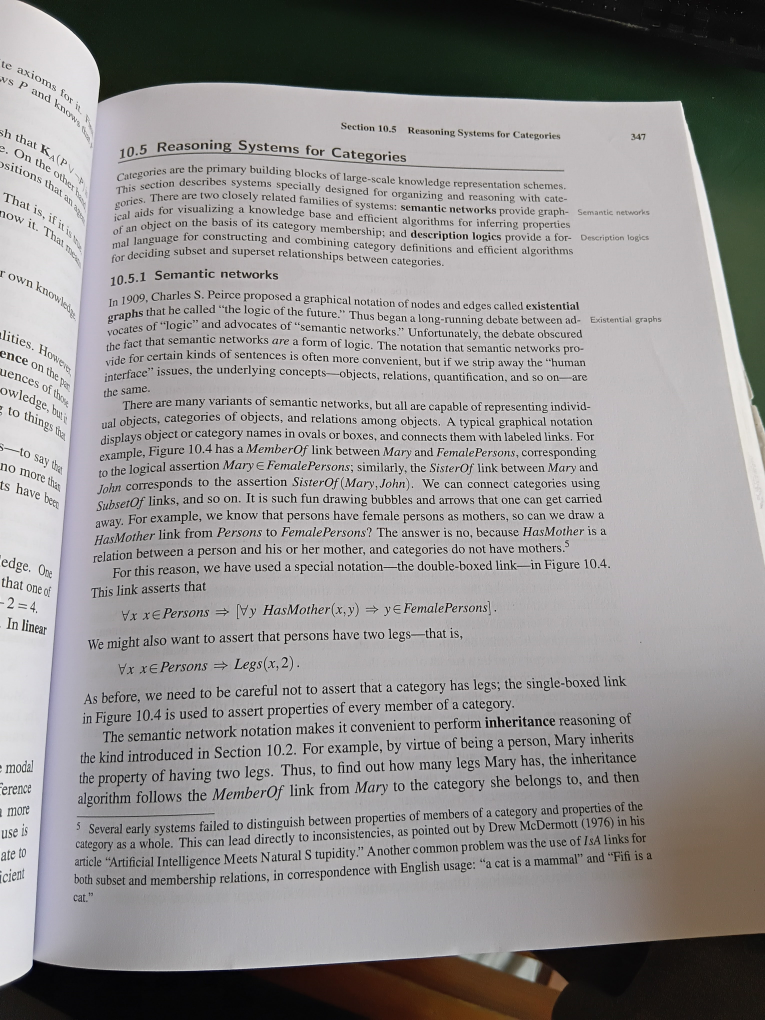
#> input picture resources/AI.jpg, 3060 x 4080 px (shown at 1/4 size)
$ python main.py
#> lines starting #> are read from the running program, lines starting #| are printed output that depends on the picture
import cv2
import numpy as np
import matplotlib.pyplot as plt

image = cv2.imread("resources/AI.jpg", cv2.IMREAD_COLOR_BGR)
#> image is the input picture: shape (4080, 3060, 3); mean B, G, R 144.4, 145.1, 147.4

target_width = 600
h, w = image.shape[:2]
#> h = 4080; w = 3060
target_height = int((target_width / w) * h)
#> target_height = 800

image = cv2.resize(image, (target_width, target_height), interpolation=cv2.INTER_AREA)
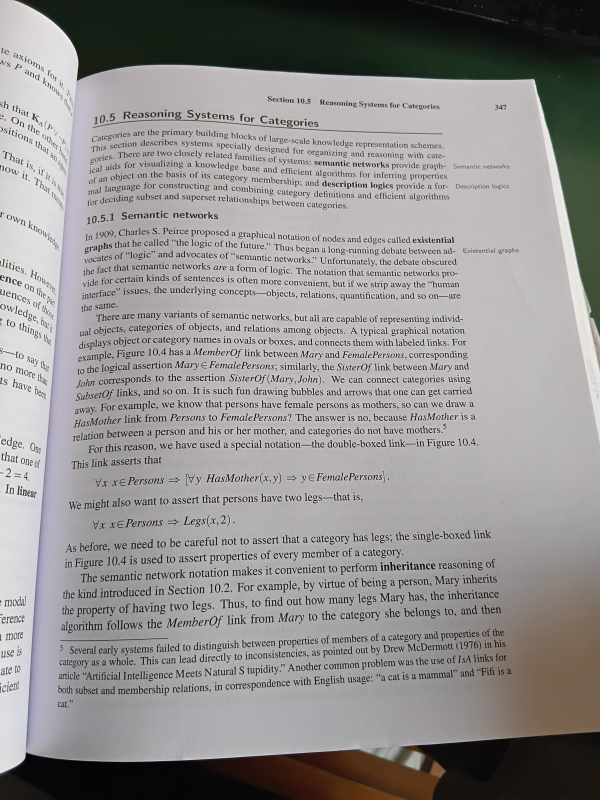
#> image: shape (800, 600, 3); mean B, G, R 144.4, 145.1, 147.4
image1 = cv2.GaussianBlur(image, (3, 3), 1)

cv2.imshow("resize for now", image1)
cv2.waitKey(0)
cv2.destroyAllWindows()

$ run again, with resources/Book.jpg copied over resources/AI.jpg
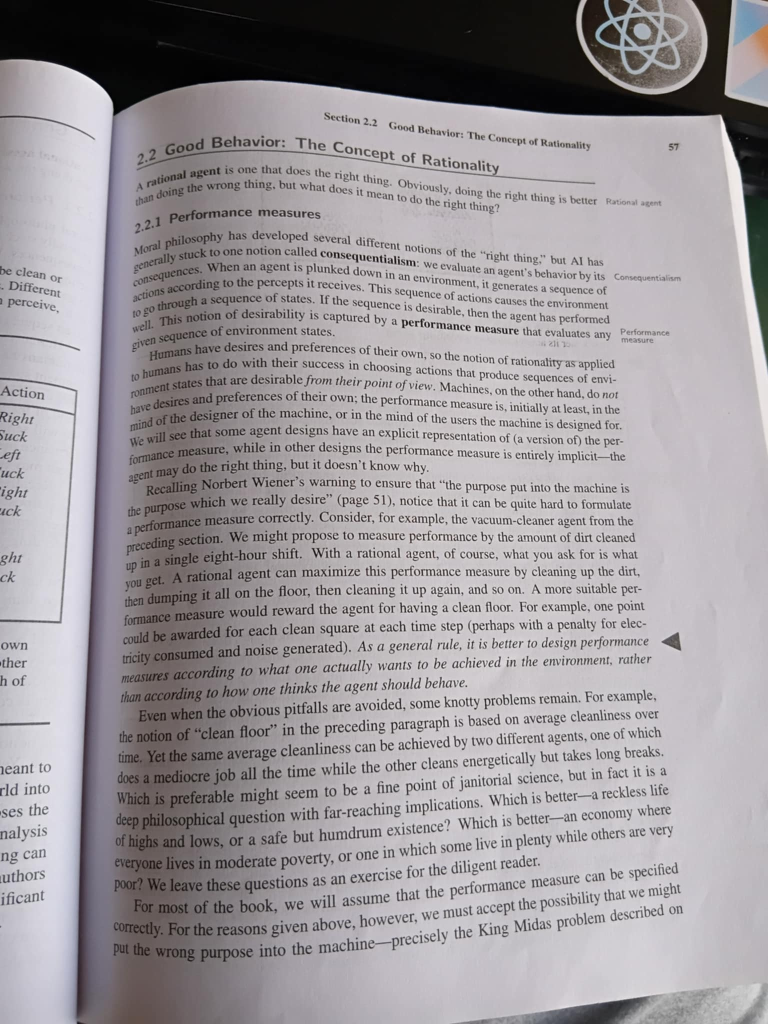
#> input picture resources/Book.jpg, 1536 x 2048 px (shown at 1/2 size)
#> image is the input picture: shape (2048, 1536, 3); mean B, G, R 155.2, 151.6, 156.1
#> `image = cv2.resize(image, (target_width, target_height), interpolation..`:
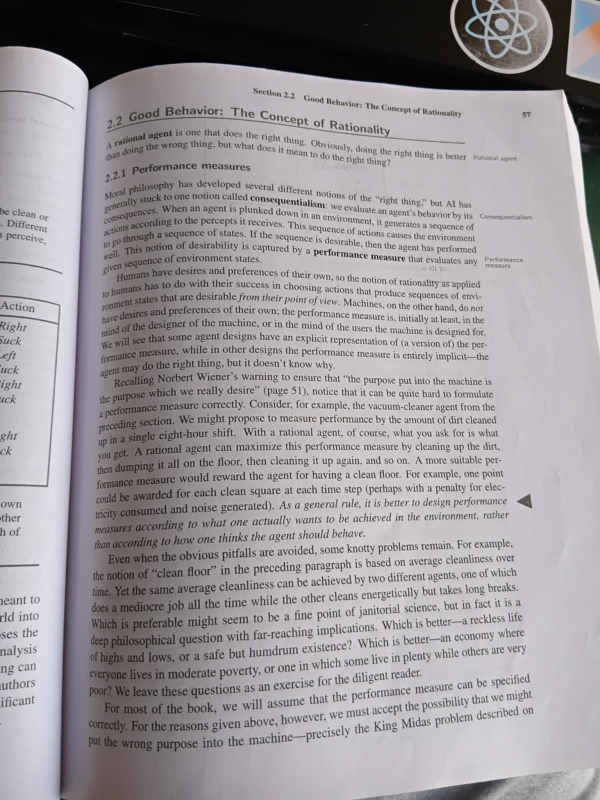
#> image: shape (800, 600, 3); mean B, G, R 155.2, 151.6, 156.1
